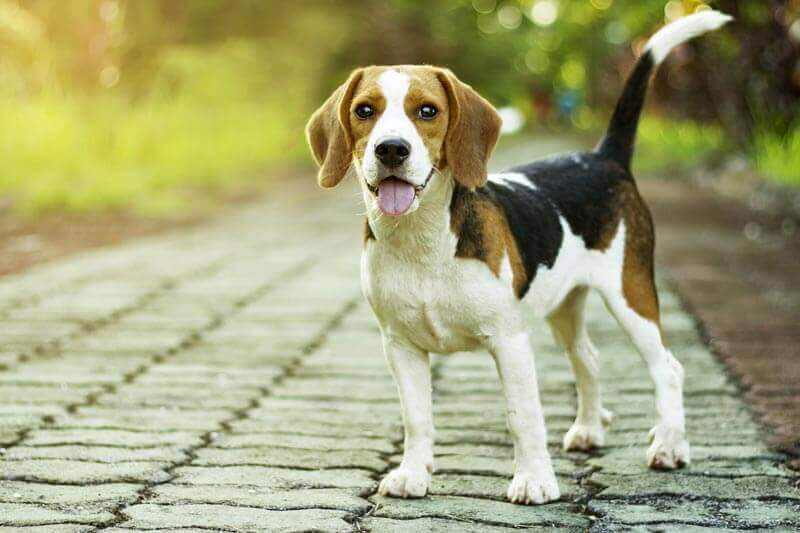
#> input picture Images/dog.png, 800 x 533 px
$ python -i seam.py   (imports and definitions only)   (older library calls are emulated)
#> lines starting #> are read from the running program, lines starting #| are printed output that depends on the picture
#> further down, picture is the input picture: shape (533, 800, 3); mean B, G, R 119.4, 162.4, 161.9
import numpy as np
import cv2
import sys
import imutils
import numba as nb


# [100 lines left out: functions setsize, getseam, addseam, delseam, newseam, not called in this run]


def getmap(image):
    image = cv2.GaussianBlur(image, (3,3), 0).astype(np.int8)
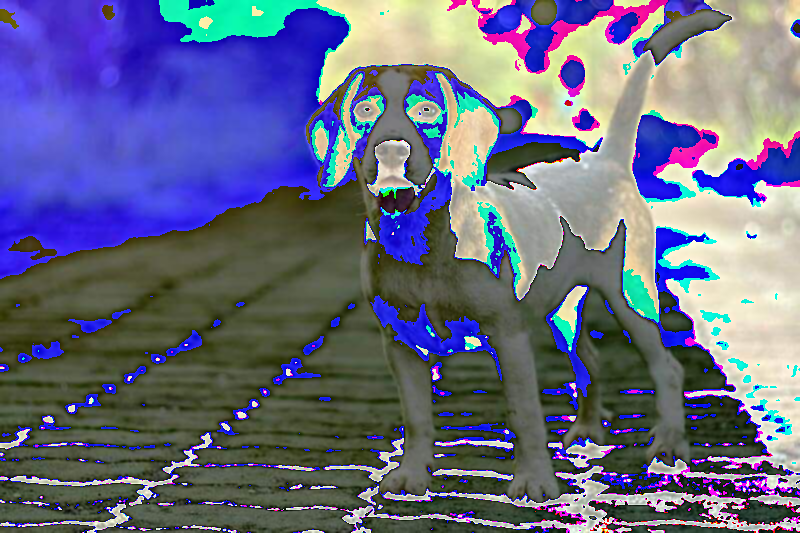
#> image: shape (533, 800, 3) int8; mean of channels 0, 1, 2 2.6, -22.9, -25.8; drawn with min black and max white
    newimg = cv2.cvtColor(image.astype(np.uint8), cv2.COLOR_BGR2GRAY)
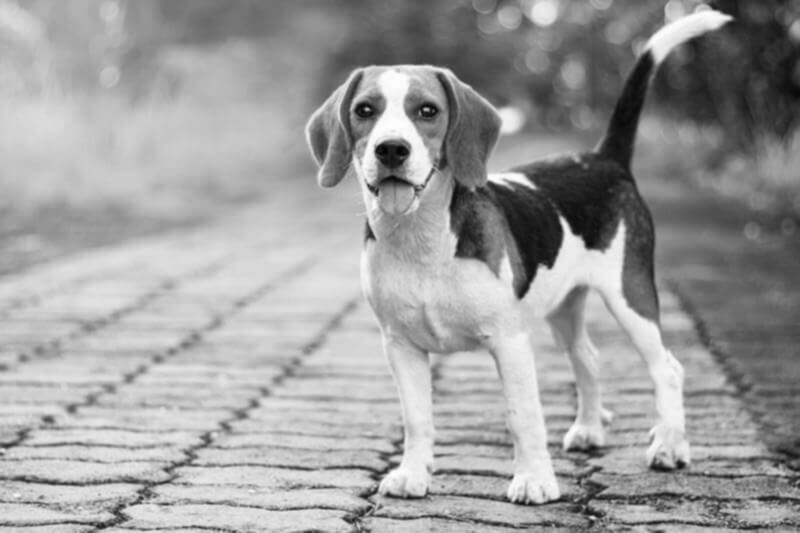
#> newimg: shape (533, 800); min 2, max 254, mean 157.4
    x = cv2.Sobel(newimg, cv2.CV_64F, 1, 0, ksize=3)
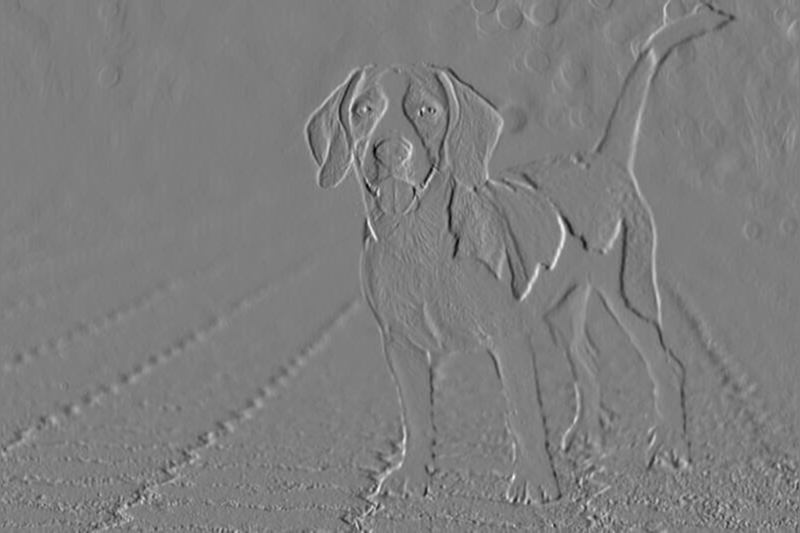
#> x: shape (533, 800) float64; min -505, max 514, mean -0.9; drawn with min black and max white
    y = cv2.Sobel(newimg, cv2.CV_64F, 0, 1, ksize=3)
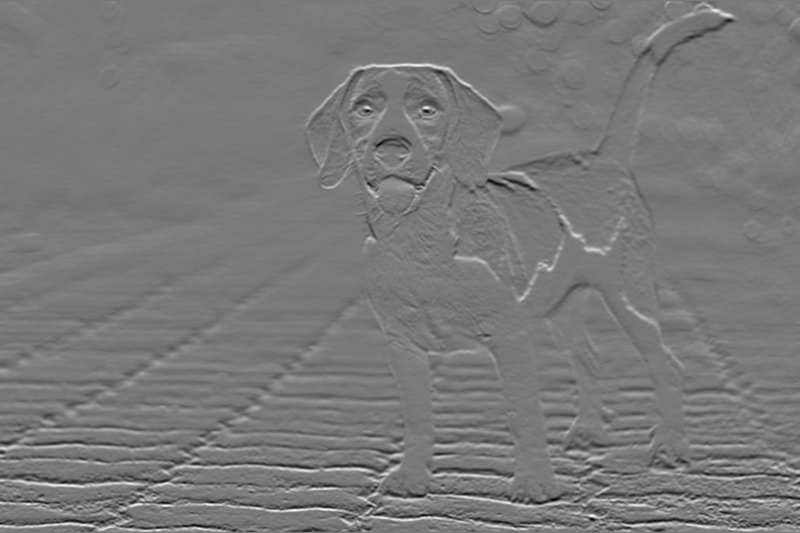
#> y: shape (533, 800) float64; min -510, max 564, mean 0.8; drawn with min black and max white
    defx = cv2.convertScaleAbs(x)
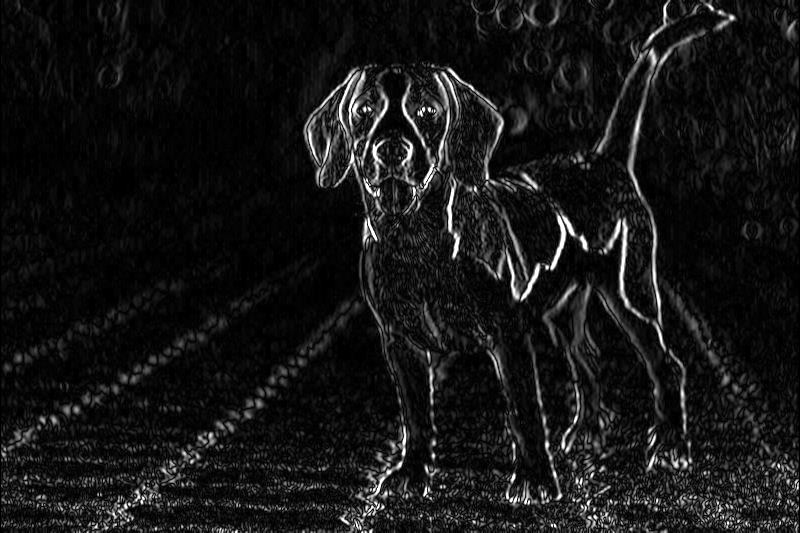
#> defx: shape (533, 800); min 0, max 255, mean 21.7
    defy = cv2.convertScaleAbs(y)
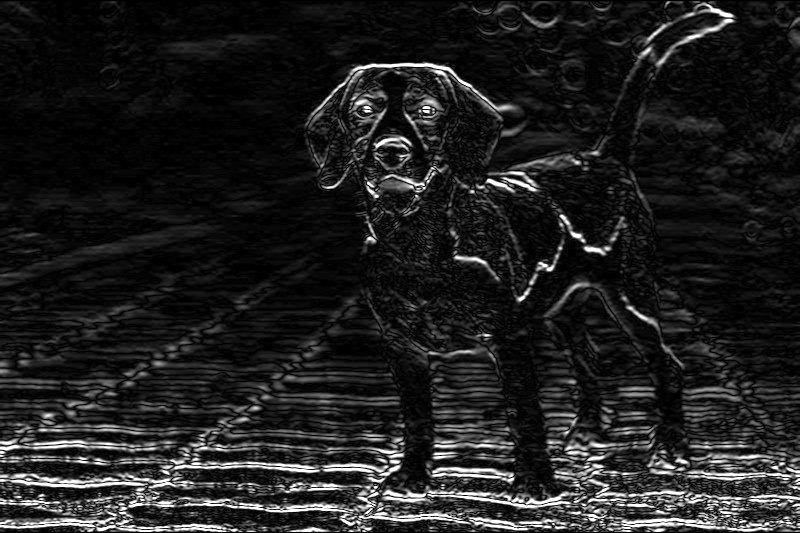
#> defy: shape (533, 800); min 0, max 255, mean 31.6
    energy = cv2.addWeighted(defx, 0.5, defy, 0.5, 0)
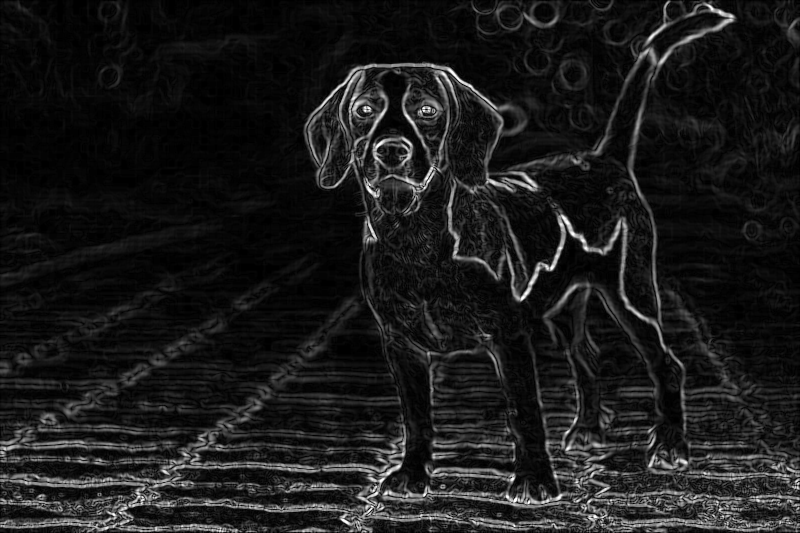
#> energy: shape (533, 800); min 0, max 255, mean 26.6
    return energy

# [8 lines not run here, left out]


>>> import cv2
>>> picture = cv2.imread('Images/dog.png')
>>> result = getmap(picture)

$ run again, on Images/sunflower.png
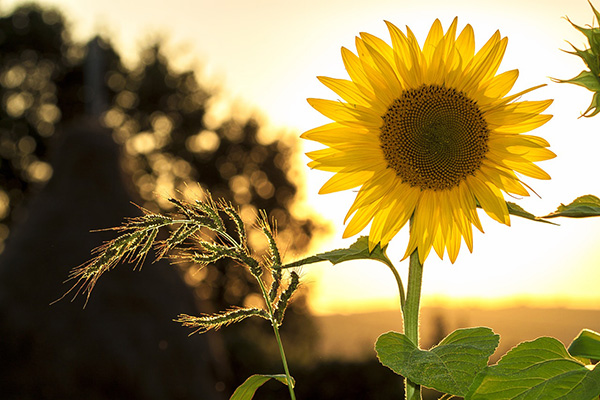
#> input picture Images/sunflower.png, 600 x 400 px
#> picture is the input picture: shape (400, 600, 3); mean B, G, R 78.6, 128.9, 146.8
#> in getmap, `y = cv2.Sobel(newimg, cv2.CV_64F, 0, 1, ksize=3)`:
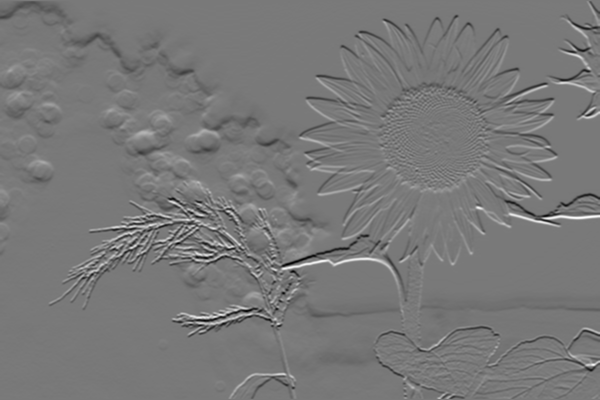
#> y: shape (400, 600) float64; min -566, max 622, mean -4.1; drawn with min black and max white
#> in getmap, `energy = cv2.addWeighted(defx, 0.5, defy, 0.5, 0)`:
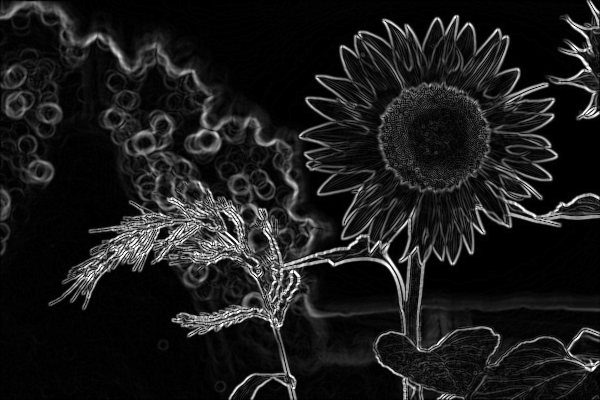
#> energy: shape (400, 600); min 0, max 255, mean 27.3

$ run again, on Images/tiger.png
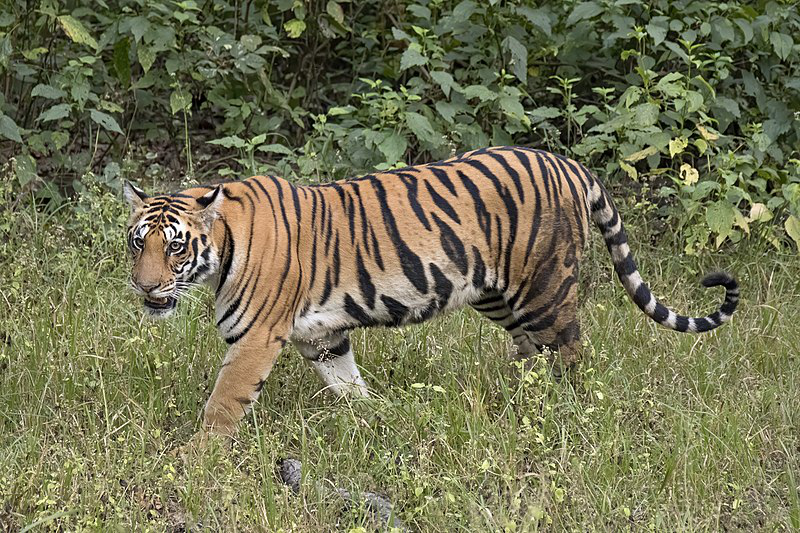
#> input picture Images/tiger.png, 800 x 533 px
#> picture is the input picture: shape (533, 800, 3); mean B, G, R 82.9, 114, 114.4
#> in getmap, `energy = cv2.addWeighted(defx, 0.5, defy, 0.5, 0)`:
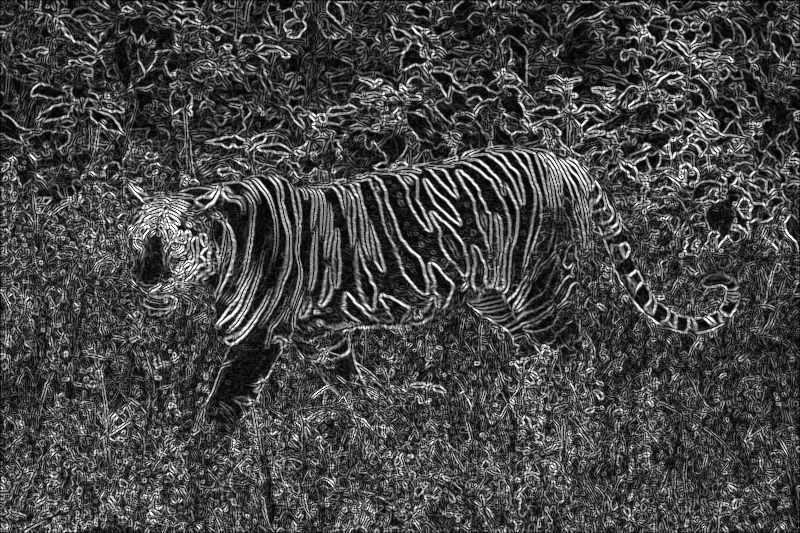
#> energy: shape (533, 800); min 0, max 255, mean 70.5
